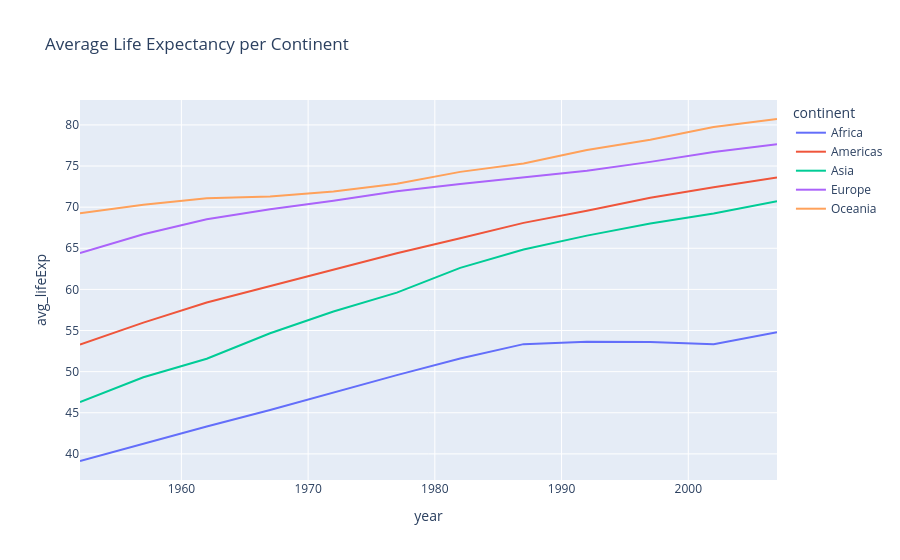

The cell this chart's notebook holds for it:
### Markdown cell above
## 5 — Aggregation: Average Life Expectancy per Continent

Aggregate by continent and year.
Plot the average life expectancy over time.

### Code cell
agg = (
    df.groupby(["continent", "year"], as_index=False)
      .agg(avg_lifeExp=("lifeExp", "mean"))
)

fig = px.line(
    agg,
    x="year",
    y="avg_lifeExp",
    color="continent",
    title="Average Life Expectancy per Continent"
)

fig.show()

### Figure 1 — Plotly figure (JSON) as saved in the notebook; plotly's stock layout.template omitted (floating-point values rounded to 4 significant figures)
{"data": [{"hovertemplate": "continent=Africa<br>year=%{x}<br>avg_lifeExp=%{y}<extra></extra>", "legendgroup": "Africa", "line": {"color": "#636efa", "dash": "solid"}, "marker": {"symbol": "circle"}, "mode": "lines", "name": "Africa", "orientation": "v", "showlegend": true, "x": [1952, 1957, 1962, 1967, 1972, 1977, 1982, 1987, 1992, 1997, 2002, 2007], "xaxis": "x", "y": [39.14, 41.27, 43.32, 45.33, 47.45, 49.58, 51.59, 53.34, 53.63, 53.6, 53.33, 54.81], "yaxis": "y", "type": "scatter"}, {"hovertemplate": "continent=Americas<br>year=%{x}<br>avg_lifeExp=%{y}<extra></extra>", "legendgroup": "Americas", "line": {"color": "#EF553B", "dash": "solid"}, "marker": {"symbol": "circle"}, "mode": "lines", "name": "Americas", "orientation": "v", "showlegend": true, "x": [1952, 1957, 1962, 1967, 1972, 1977, 1982, 1987, 1992, 1997, 2002, 2007], "xaxis": "x", "y": [53.28, 55.96, 58.4, 60.41, 62.39, 64.39, 66.23, 68.09, 69.57, 71.15, 72.42, 73.61], "yaxis": "y", "type": "scatter"}, {"hovertemplate": "continent=Asia<br>year=%{x}<br>avg_lifeExp=%{y}<extra></extra>", "legendgroup": "Asia", "line": {"color": "#00cc96", "dash": "solid"}, "marker": {"symbol": "circle"}, "mode": "lines", "name": "Asia", "orientation": "v", "showlegend": true, "x": [1952, 1957, 1962, 1967, 1972, 1977, 1982, 1987, 1992, 1997, 2002, 2007], "xaxis": "x", "y": [46.31, 49.32, 51.56, 54.66, 57.32, 59.61, 62.62, 64.85, 66.54, 68.02, 69.23, 70.73], "yaxis": "y", "type": "scatter"}, {"hovertemplate": "continent=Europe<br>year=%{x}<br>avg_lifeExp=%{y}<extra></extra>", "legendgroup": "Europe", "line": {"color": "#ab63fa", "dash": "solid"}, "marker": {"symbol": "circle"}, "mode": "lines", "name": "Europe", "orientation": "v", "showlegend": true, "x": [1952, 1957, 1962, 1967, 1972, 1977, 1982, 1987, 1992, 1997, 2002, 2007], "xaxis": "x", "y": [64.41, 66.7, 68.54, 69.74, 70.78, 71.94, 72.81, 73.64, 74.44, 75.51, 76.7, 77.65], "yaxis": "y", "type": "scatter"}, {"hovertemplate": "continent=Oceania<br>year=%{x}<br>avg_lifeExp=%{y}<extra></extra>", "legendgroup": "Oceania", "line": {"color": "#FFA15A", "dash": "solid"}, "marker": {"symbol": "circle"}, "mode": "lines", "name": "Oceania", "orientation": "v", "showlegend": true, "x": [1952, 1957, 1962, 1967, 1972, 1977, 1982, 1987, 1992, 1997, 2002, 2007], "xaxis": "x", "y": [69.25, 70.3, 71.09, 71.31, 71.91, 72.85, 74.29, 75.32, 76.94, 78.19, 79.74, 80.72], "yaxis": "y", "type": "scatter"}], "layout": {"xaxis": {"anchor": "y", "domain": [0.0, 1.0], "title": {"text": "year"}}, "yaxis": {"anchor": "x", "domain": [0.0, 1.0], "title": {"text": "avg_lifeExp"}}, "legend": {"title": {"text": "continent"}, "tracegroupgap": 0}, "title": {"text": "Average Life Expectancy per Continent"}}}
